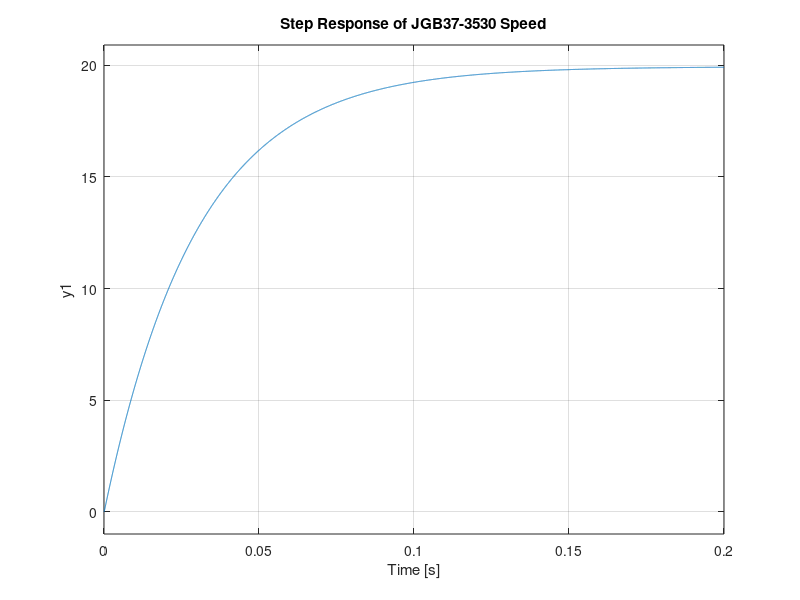
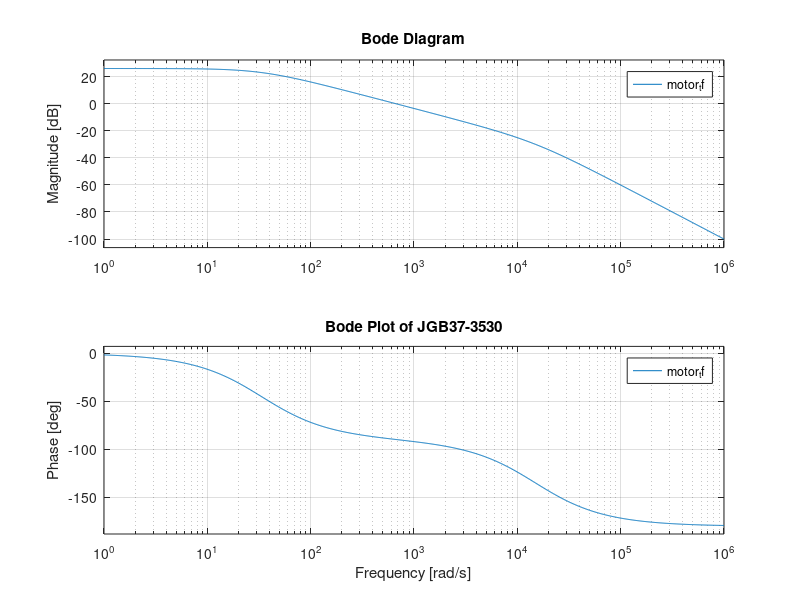

Write the MATLAB code that produced these figures, in order.
% JGB37-3530 DC Motor Transfer Function
clear all; close all; clc;

%--- 1. Approximate Motor Parameters (Needs verification) ---
R = 7.5;        % Armature Resistance (Ohm)
L = 0.5e-3;     % Armature Inductance (H)
Kt = 0.05;      % Torque Constant (N.m/A)
Ke = 0.05;      % Back EMF Constant (V.s/rad)
J = 1e-5;       % Rotor Moment of Inertia (kg.m^2)
b = 1e-6;       % Viscous Friction Coefficient (N.m.s)

%--- 2. Create Transfer Function ---
% P(s) = Kt / ( (L*s + R)*(J*s + b) + Kt*Ke )
num = [Kt];
den = [(L*J) (L*b + R*J) (R*b + Kt*Ke)];

motor_tf = tf(num, den)

%--- 3. Analyze System ---
% Plot Step Response (Speed vs Voltage)
figure;
step(motor_tf);
title('Step Response of JGB37-3530 Speed');
grid on;

% Bode Plot
figure;
bode(motor_tf);
title('Bode Plot of JGB37-3530');
grid on;
